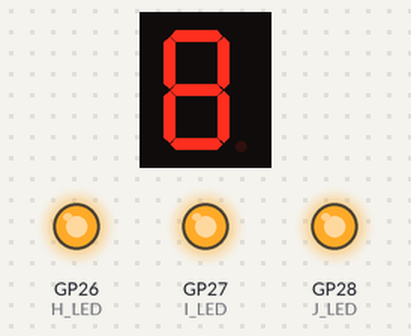
A program run on a simulated Raspberry Pi Pico running MicroPython. Shown: 1-digit seven-segment display, output pins drawn as LEDs (lit = HIGH). The segment pins are drawn as the display they are named for; pins used as bus, display or sensor lines are not drawn; what the program prints to the serial console is not drawn.

Above: at 1.0 s.
At 6.36 s:
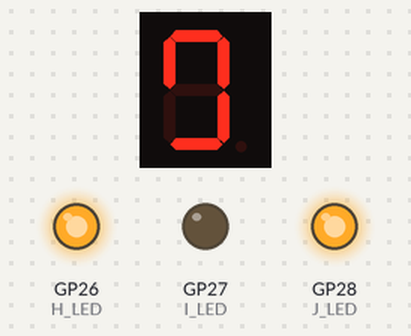
At 10.56 s:
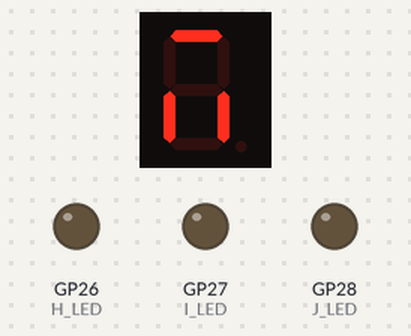
At 18.18 s:
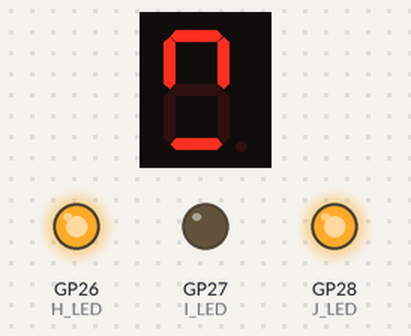
At 28.38 s:
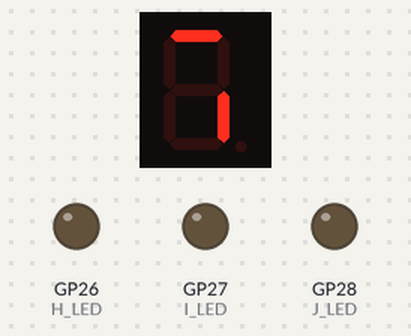
At 35.01 s:
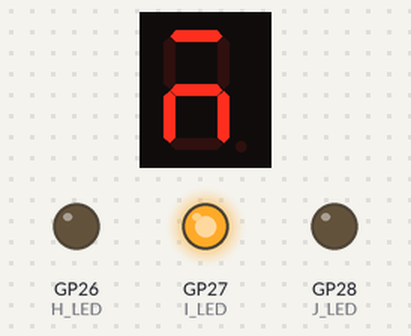
Timing chart, 0 to 40.0 s (numbered marks = the images above):
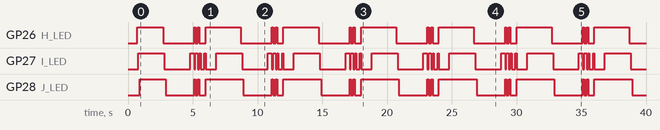

Measured:
- by itself, GP26 (H_LED): repeats every 6.0 s: LOW 2.4 s, HIGH 0.10 s, LOW 0.20 s, HIGH 0.10 s, LOW 0.50 s, HIGH 2.7 s
- by itself, GP28 (J_LED): repeats every 6.0 s: LOW 2.2 s, HIGH 0.10 s, LOW 0.20 s, HIGH 0.10 s, LOW 0.50 s, HIGH 2.9 s
- by itself, GP27 (I_LED): repeats every 6.0 s: LOW 2.0 s, HIGH 0.30 s, LOW 0.10 s, HIGH 0.20 s, LOW 0.10 s, HIGH 0.10 s, LOW 0.30 s, HIGH 0.10 s, LOW 0.80 s, HIGH 2.0 s
- what the display in image 0 shows lasts 1.3 s, from 0.7 s to 2.0 s
- what the display in image 5 shows lasts 0.5 s, from 34.7 s to 35.2 s

The program:

Bar_Graph_10_LED_Display.py
```python
# Bargraph LED display - 10 segment, multi color, Common cathode
# Turn on and off each segment

#ALSO REQUIRED!!!
#220 ohm resistor for each Segment - connect to ground
#Wire according to information provided on associated video on YouTube

#Find pin #1 - usually the corner that has a chamfer
#pin 1 to pin 21/GP16
#Continue down this side connecting the pins as such
#pin 2 to pin 22/GP17
#pin 3 to pin 24/GP18
#pin 4 to pin 25/GP19
#pin 5 to pin 26/GP20
#pin 6 to pin 27/GP21
#pin 7 to pin 29/GP22
#pin 8 to pin 31/GP26
#pin 9 to pin 32/GP27
#pin 10 to pin 34/G28
#Connect all the pins on the opposite side to ground through a 220 Ohm resistor

#load libraries
import machine
import utime

A_LED = machine.Pin(16,machine.Pin.OUT)  #Create an output pin for each segment
B_LED = machine.Pin(17,machine.Pin.OUT)
C_LED = machine.Pin(18,machine.Pin.OUT)
D_LED = machine.Pin(19,machine.Pin.OUT)
E_LED = machine.Pin(20,machine.Pin.OUT)
F_LED = machine.Pin(21,machine.Pin.OUT)
G_LED = machine.Pin(22,machine.Pin.OUT)
H_LED = machine.Pin(26,machine.Pin.OUT)
I_LED = machine.Pin(27,machine.Pin.OUT)
J_LED = machine.Pin(28,machine.Pin.OUT)

print("Ready, Set, GO!")
Seq_Del = .1
while True:
    A_LED.value(1)       #Turn ON LED Bars in sequence
    utime.sleep(Seq_Del) #Pause a bit
    B_LED.value(1)
    utime.sleep(Seq_Del)
    C_LED.value(1)
    utime.sleep(Seq_Del)
    D_LED.value(1)
    utime.sleep(Seq_Del)
    E_LED.value(1)
    utime.sleep(Seq_Del)
    F_LED.value(1)
    utime.sleep(Seq_Del)
    G_LED.value(1)
    utime.sleep(Seq_Del)
    H_LED.value(1)
    utime.sleep(Seq_Del)
    I_LED.value(1)
    utime.sleep(Seq_Del)
    J_LED.value(1)
    utime.sleep(Seq_Del)

    utime.sleep(1)

    A_LED.value(0)        #Turn OFF LED Bars in same sequence
    utime.sleep(Seq_Del)
    B_LED.value(0)
    utime.sleep(Seq_Del)
    C_LED.value(0)
    utime.sleep(Seq_Del)
    D_LED.value(0)
    utime.sleep(Seq_Del)
    E_LED.value(0)
    utime.sleep(Seq_Del)
    F_LED.value(0)
    utime.sleep(Seq_Del)
    G_LED.value(0)
    utime.sleep(Seq_Del)
    H_LED.value(0)
    utime.sleep(Seq_Del)
    I_LED.value(0)
    utime.sleep(Seq_Del)
    J_LED.value(0)
    utime.sleep(Seq_Del)

    utime.sleep(1)

    A_LED.value(1)        #Turn OFF LED Bars in same sequence
    utime.sleep(Seq_Del)
    B_LED.value(0)
    utime.sleep(Seq_Del)
    C_LED.value(1)
    utime.sleep(Seq_Del)
    D_LED.value(0)
    utime.sleep(Seq_Del)
    E_LED.value(1)
    utime.sleep(Seq_Del)
    F_LED.value(0)
    utime.sleep(Seq_Del)
    G_LED.value(1)
    utime.sleep(Seq_Del)
    H_LED.value(0)
    utime.sleep(Seq_Del)
    I_LED.value(1)
    utime.sleep(Seq_Del)
    J_LED.value(0)
    utime.sleep(Seq_Del)

    A_LED.value(1)        #Turn OFF LED Bars in same sequence
    B_LED.value(0)
    C_LED.value(1)
    D_LED.value(0)
    E_LED.value(1)
    F_LED.value(0)
    G_LED.value(1)
    H_LED.value(0)
    I_LED.value(1)
    J_LED.value(0)
    utime.sleep(Seq_Del)
    A_LED.value(0)        #Turn OFF LED Bars in same sequence
    B_LED.value(1)
    C_LED.value(0)
    D_LED.value(1)
    E_LED.value(0)
    F_LED.value(1)
    G_LED.value(0)
    H_LED.value(1)
    I_LED.value(0)
    J_LED.value(1)
    utime.sleep(Seq_Del)

    A_LED.value(1)        #Turn OFF LED Bars in same sequence
    B_LED.value(0)
    C_LED.value(1)
    D_LED.value(0)
    E_LED.value(1)
    F_LED.value(0)
    G_LED.value(1)
    H_LED.value(0)
    I_LED.value(1)
    J_LED.value(0)
    utime.sleep(Seq_Del)
    A_LED.value(0)        #Turn OFF LED Bars in same sequence
    B_LED.value(1)
    C_LED.value(0)
    D_LED.value(1)
    E_LED.value(0)
    F_LED.value(1)
    G_LED.value(0)
    H_LED.value(1)
    I_LED.value(0)
    J_LED.value(1)

    A_LED.value(1)        #Turn OFF LED Bars in same sequence
    B_LED.value(0)
    C_LED.value(1)
    D_LED.value(0)
    E_LED.value(1)
    F_LED.value(0)
    G_LED.value(1)
    H_LED.value(0)
    I_LED.value(1)
    J_LED.value(0)
    utime.sleep(Seq_Del)
    A_LED.value(0)        #Turn OFF LED Bars in same sequence
    B_LED.value(1)
    C_LED.value(0)
    D_LED.value(1)
    E_LED.value(0)
    F_LED.value(1)
    G_LED.value(0)
    H_LED.value(1)
    I_LED.value(0)
    J_LED.value(1)
    utime.sleep(Seq_Del)

    A_LED.value(1)        #Turn OFF LED Bars in same sequence
    B_LED.value(0)
    C_LED.value(1)
    D_LED.value(0)
    E_LED.value(1)
    F_LED.value(0)
    G_LED.value(1)
    H_LED.value(0)
    I_LED.value(1)
    J_LED.value(0)
    utime.sleep(Seq_Del)
    A_LED.value(0)        #Turn OFF LED Bars in same sequence
    B_LED.value(1)
    C_LED.value(0)
    D_LED.value(1)
    E_LED.value(0)
    F_LED.value(1)
    G_LED.value(0)
    H_LED.value(1)
    I_LED.value(0)
    J_LED.value(1)

    A_LED.value(0)        #Turn OFF LED Bars in same sequence
    B_LED.value(0)
    C_LED.value(0)
    D_LED.value(0)
    E_LED.value(0)
    F_LED.value(0)
    G_LED.value(0)
    H_LED.value(0)
    I_LED.value(0)
    J_LED.value(0)
    utime.sleep(Seq_Del)
    A_LED.value(1)        #Turn OFF LED Bars in same sequence
    B_LED.value(1)
    C_LED.value(1)
    D_LED.value(1)
    E_LED.value(1)
    F_LED.value(1)
    G_LED.value(1)
    H_LED.value(1)
    I_LED.value(1)
    J_LED.value(1)

    A_LED.value(0)        #Turn OFF LED Bars in same sequence
    B_LED.value(0)
    C_LED.value(0)
    D_LED.value(0)
    E_LED.value(0)
    F_LED.value(0)
    G_LED.value(0)
    H_LED.value(0)
    I_LED.value(0)
    J_LED.value(0)
    utime.sleep(Seq_Del)
    A_LED.value(1)        #Turn OFF LED Bars in same sequence
    B_LED.value(1)
    C_LED.value(1)
    D_LED.value(1)
    E_LED.value(1)
    F_LED.value(1)
    G_LED.value(1)
    H_LED.value(1)
    I_LED.value(1)
    J_LED.value(1)

    A_LED.value(0)        #Turn OFF LED Bars in same sequence
    B_LED.value(0)
    C_LED.value(0)
    D_LED.value(0)
    E_LED.value(0)
    F_LED.value(0)
    G_LED.value(0)
    H_LED.value(0)
    I_LED.value(0)
    J_LED.value(0)
    utime.sleep(Seq_Del)
    A_LED.value(1)        #Turn OFF LED Bars in same sequence
    B_LED.value(1)
    C_LED.value(1)
    D_LED.value(1)
    E_LED.value(1)
    F_LED.value(1)
    G_LED.value(1)
    H_LED.value(1)
    I_LED.value(1)
    J_LED.value(1)

    A_LED.value(1)        #Turn OFF LED Bars in same sequence
    B_LED.value(0)
    C_LED.value(1)
    D_LED.value(0)
    E_LED.value(1)
    F_LED.value(0)
    G_LED.value(1)
    H_LED.value(0)
    I_LED.value(1)
    J_LED.value(0)
    utime.sleep(Seq_Del)
    A_LED.value(0)        #Turn OFF LED Bars in same sequence
    B_LED.value(1)
    C_LED.value(0)
    D_LED.value(1)
    E_LED.value(0)
    F_LED.value(1)
    G_LED.value(0)
    H_LED.value(1)
    I_LED.value(0)
    J_LED.value(1)
```
